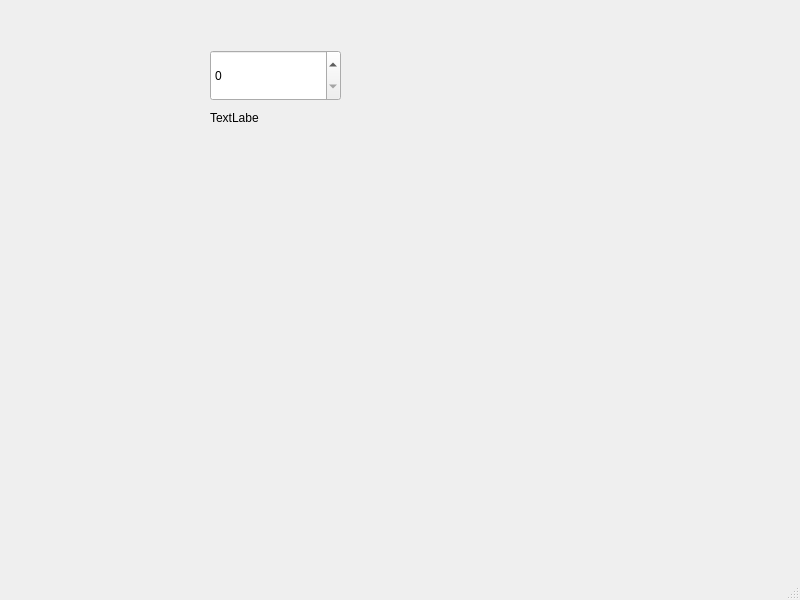
<?xml version="1.0" encoding="UTF-8"?>
<ui version="4.0">
 <class>MainWindow</class>
 <widget class="QMainWindow" name="MainWindow">
  <property name="geometry">
   <rect>
    <x>0</x>
    <y>0</y>
    <width>800</width>
    <height>600</height>
   </rect>
  </property>
  <property name="windowTitle">
   <string>MainWindow</string>
  </property>
  <widget class="QWidget" name="centralwidget">
   <widget class="QSpinBox" name="spinBox">
    <property name="geometry">
     <rect>
      <x>210</x>
      <y>50</y>
      <width>131</width>
      <height>51</height>
     </rect>
    </property>
   </widget>
   <widget class="QLabel" name="label">
    <property name="geometry">
     <rect>
      <x>210</x>
      <y>110</y>
      <width>49</width>
      <height>16</height>
     </rect>
    </property>
    <property name="text">
     <string>TextLabel</string>
    </property>
   </widget>
  </widget>
  <widget class="QMenuBar" name="menubar">
   <property name="geometry">
    <rect>
     <x>0</x>
     <y>0</y>
     <width>800</width>
     <height>22</height>
    </rect>
   </property>
  </widget>
  <widget class="QStatusBar" name="statusbar"/>
 </widget>
 <resources/>
 <connections/>
</ui>
